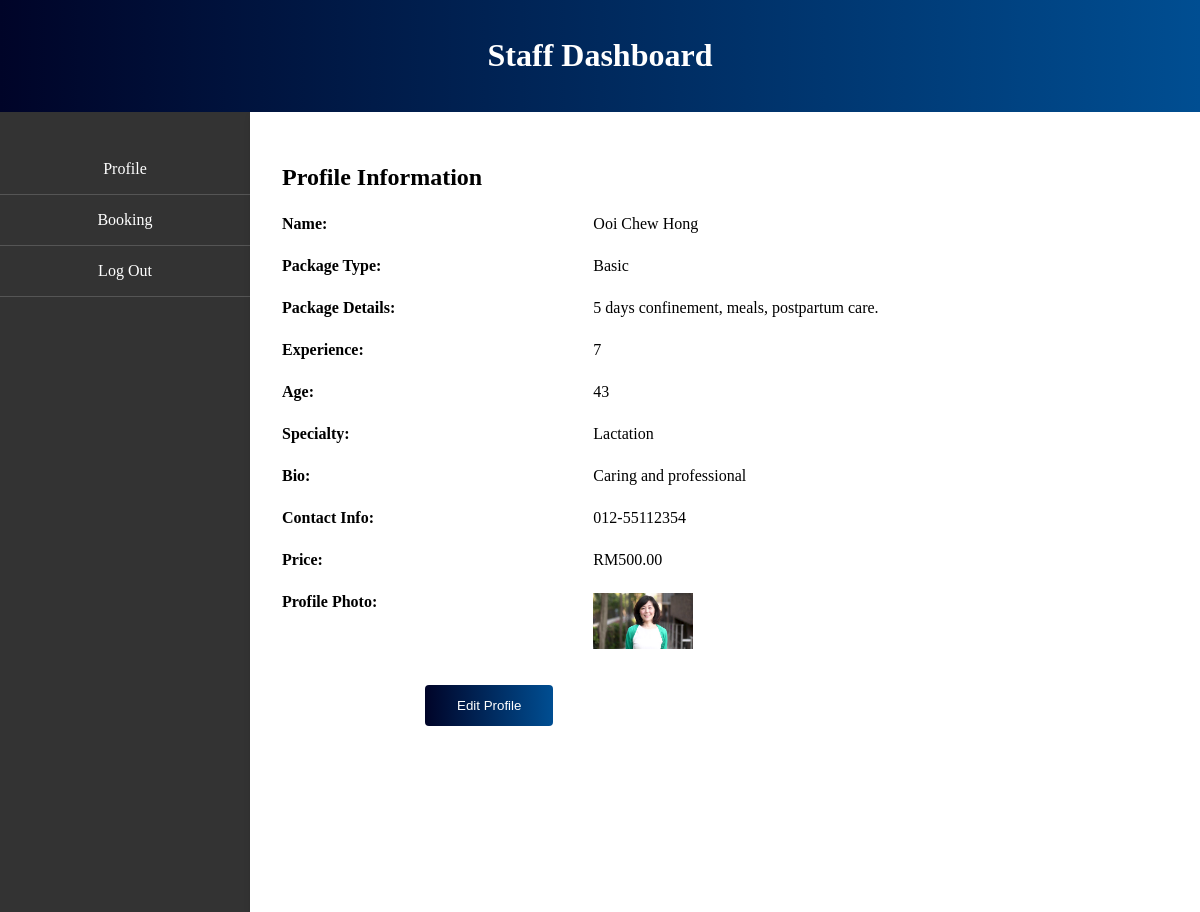
/staff_profile.php (signed in), run on the app's committed database.
### tables this page shows
CREATE TABLE `ladies` (
  `id` int(11) NOT NULL,
  `name` varchar(255) NOT NULL,
  `package_type` enum('Basic','Premium') NOT NULL,
  `package_details` text NOT NULL,
  `experience` int(11) NOT NULL,
  `price` decimal(10,2) DEFAULT NULL,
  `age` int(11) NOT NULL,
  `photo_url` varchar(255) DEFAULT NULL,
  `specialty` varchar(255) DEFAULT NULL,
  `bio` text DEFAULT NULL,
  `contact_info` varchar(255) DEFAULT NULL,
  `password` varchar(255) NOT NULL
);

### staff_profile.php (the view, shortened to what this page needs)
<?php
$servername = "localhost";
$username = "root";
$password = "";
$dbname = "kangaroocare";
$conn = new mysqli($servername, $username, $password, $dbname);
$ladies_id = $_SESSION['ladies_id'];
$sql = "SELECT * FROM ladies WHERE id = $ladies_id";
$result = $conn->query($sql);
if ($result->num_rows > 0) {
    $ladies = $result->fetch_assoc();
} else {
    echo "Profile not found.";
    exit;
}
?>
<!DOCTYPE html>
<html lang="en">
<head>
</head>
<body>
    <header>
        <h1>Staff Dashboard</h1>
    </header>
    <div class="dashboard">
        <div class="menu">
            <ul>
            <li><a href="staff_profile.php">Profile</a></li>
            <li><a href="?page=booking">Booking</a></li>
            <li><a href="logout.php">Log Out</a></li>
            </ul>
        </div>
        <div class="content">
            <h2>Profile Information</h2>
            <div class="profile-grid">
            <label for="name">Name:</label>
            <p><?php echo htmlspecialchars($ladies['name']); ?></p>
                <label for="package_type">Package Type:</label>
                <p><?php echo htmlspecialchars($ladies['package_type']); ?></p>
                <label for="package_details">Package Details:</label>
                <p><?php echo htmlspecialchars($ladies['package_details']); ?></p>
                <label for="experience">Experience:</label>
                <p><?php echo htmlspecialchars($ladies['experience']); ?></p>
                <label for="age">Age:</label>
                <p><?php echo htmlspecialchars($ladies['age']); ?></p>
                <label for="specialty">Specialty:</label>
                <p><?php echo htmlspecialchars($ladies['specialty']); ?></p>
                <label for="bio">Bio:</label>
                <p><?php echo htmlspecialchars($ladies['bio']); ?></p>
                <label for="contact_info">Contact Info:</label>
                <p><?php echo htmlspecialchars($ladies['contact_info']); ?></p>
                <label for="price">Price:</label>
                <p>RM<?php echo htmlspecialchars($ladies['price']); ?></p>
                <label for="photo">Profile Photo:</label>
                <p><img src="image/<?php echo htmlspecialchars($ladies['photo_url']); ?>" alt="Profile Photo" width="100"></p>
            </div>
            <div class="profile-form">
                <a href="staff_edit.php?id=<?php echo $ladies['id']; ?>"><button>Edit Profile</button></a>
            </div>
        </div>
    </div>
</body>
</html>

### staff_profile.php (style rules this page uses)
body { font-family: 'Poppins', sans-serif; margin: 0; padding: 0; background: #f5f5f5; font-family: Georgia, 'Times New Roman', Times, serif; }
header { background: linear-gradient(to right, #000428, #004e92); color: white; padding: 1rem; text-align: center; }
.dashboard { display: flex; min-height: 100vh; }
.menu { width: 250px; background-color: #333; color: white; padding-top: 1rem; }
.menu ul { list-style-type: none; padding: 0; }
.menu ul li { padding: 1rem; text-align: center; border-bottom: 1px solid #555; }
.menu ul li a { text-decoration: none; color: white; display: block; }
.content { flex: 1; padding: 2rem; background-color: #fff; box-shadow: 0 4px 6px rgba(0, 0, 0, 0.1); }
.content h2 { margin-bottom: 1.5rem; }
.profile-grid { display: grid; grid-template-columns: 1fr 2fr; gap: 1.5rem; margin-bottom: 2rem; }
.profile-grid label { font-weight: bold; }
.profile-grid p { margin: 0; }
.profile-form { max-width: 600px; margin: 0 auto; }
.profile-form button { background: linear-gradient(to right, #000428, #004e92); color: white; padding: 0.8rem 2rem; border: none; border-radius: 4px; cursor: pointer; }

### data on the page
ladies: name "Ooi Chew Hong", package_type "Basic", package_details "5 days confinement, meals, postpartum care.", experience "7", age "43", specialty "Lactation", bio "Caring and professional", contact_info "012-55112354", price "500.00", photo_url (picture)
